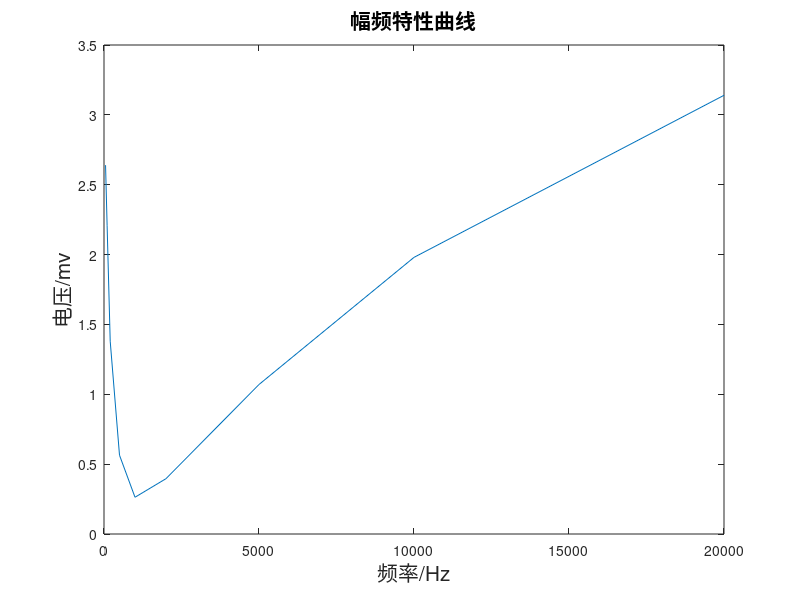

This chart was generated by the following MATLAB code:
clc,clear,close all
x = [50,100,200,500,1000,2000,5000,10000,20000]
y = [2.64,2.21,1.38,0.564,0.263,0.396,1.07,1.98,3.14]
xx = 50:0.01:20000; % 插值
yy = interp1(y,xx);
plot(x,y)
xlabel('频率/Hz','fontsize',15)
ylabel('电压/mv','fontsize',15)
title('幅频特性曲线','fontsize',15)
